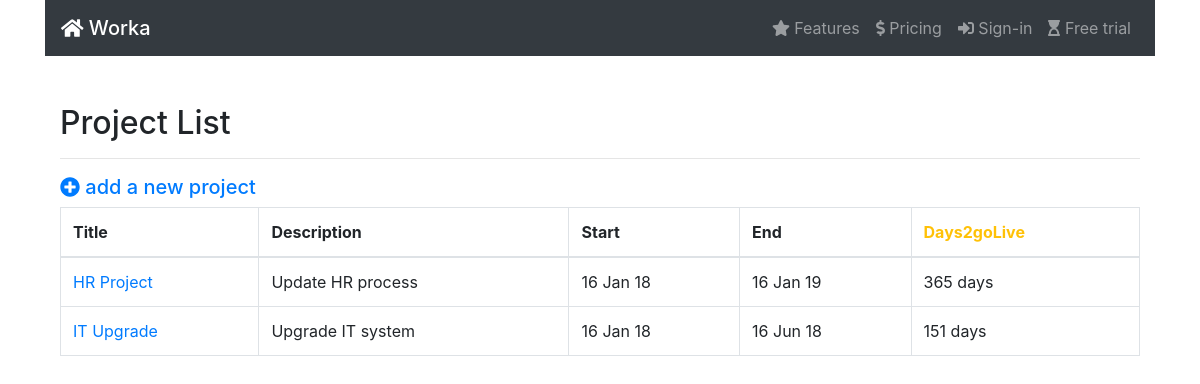
The app's page /project/ with its own data.
### project/models.py (models this page shows, shortened)
class Project(models.Model):
	name = models.CharField(max_length=120, verbose_name='Title')
	desc = models.CharField(max_length=300, verbose_name='Purpose')
	owners = models.ManyToManyField(settings.AUTH_USER_MODEL)
	start_date = models.DateField(verbose_name='Starts')
	end_date = models.DateField(verbose_name='Ends')
	created = models.DateTimeField(auto_now_add=True)
	updated = models.DateTimeField(auto_now=True)
	objects = models.Manager() #the default manager
	class Meta:
		ordering = ('created',)
	def days_until_go_live(self):
		until_go = self.end_date - datetime.date.today()
		return until_go.days

### project/views.py (the view)
class ProjectList(ListView):
    model = Project
    fields = ['name','desc','start_date','end_date']

### home/templates/project/project_list.html (shortened to what this page needs)
{% extends "base.html" %}
{% load i18n %}
{% load staticfiles %}
{% load bootstrap3 %}
{% block content %}
<br>
<br>
<div class="container">
  <h2>Project List</h2>
            <hr>
<a href="{% url 'project:projectCreate' %}"><h5 class="text-primary"><i class="fa fa-plus-circle"></i> add a new project</h5></a>
            <table class='table table-bordered table-hover'>
			<thead>
				<tr>
					<th>Title</th>
					<th>Description</th>
					<th>Start</th>
					<th>End</th>
					<th class="text-warning">Days2goLive</th>
				</tr>
			</thead>
			{% for project in project_list %}
			<tr>
				<td><a href="{% url 'project:projectUpdate' project.id %}">{{ project.name }}</a></td>
				<td>{{ project.desc }}</td>
				<td>{{ project.start_date|date:"d M y" }}</td>
				<td>{{ project.end_date|date:"d M y" }}</td>
				<td>{{ project.days_until_go_live }} days</td>
			</tr>
			{% endfor %}
		</table>
</div>
{% endblock %}

### records on screen
Project: name "HR Project", desc "Update HR process", start_date "16 Jan 18", end_date "16 Jan 19", days_until_go_live "365"
Project: name "IT Upgrade", desc "Upgrade IT system", start_date "16 Jan 18", end_date "16 Jun 18", days_until_go_live "151"
